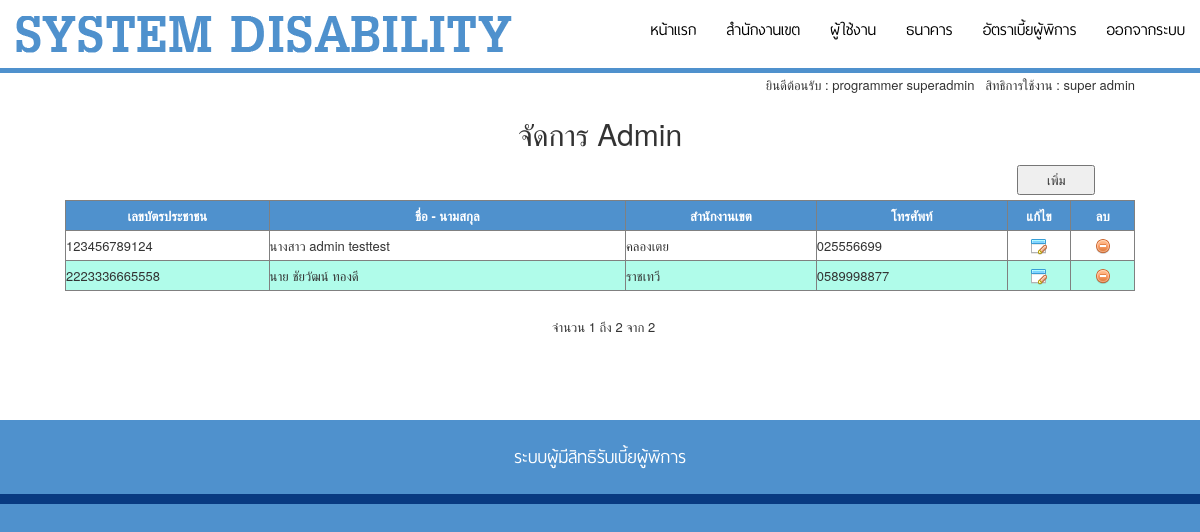
Page /mgr_admin.php (signed in) on the committed database.
### tables this page shows
CREATE TABLE `logonuser` (
  `user_id` int(11) NOT NULL AUTO_INCREMENT,
  `user_id_card` varchar(255) DEFAULT NULL,
  `staff_id` int(255) DEFAULT NULL,
  `user_title` varchar(255) DEFAULT NULL,
  `user_name` varchar(255) DEFAULT NULL,
  `user_surname` varchar(255) DEFAULT NULL,
  `l_id` int(11) DEFAULT NULL,
  `user_tel` varchar(255) DEFAULT NULL,
  `user_email` varchar(255) DEFAULT NULL,
  `user_pass` varchar(255) DEFAULT NULL,
  `user_status` varchar(2) DEFAULT '1',
  PRIMARY KEY (`user_id`)
);

CREATE TABLE `tb_limit` (
  `l_id` int(11) NOT NULL AUTO_INCREMENT,
  `l_code` varchar(255) DEFAULT NULL,
  `l_name` varchar(255) DEFAULT NULL,
  `l_status` varchar(2) DEFAULT '1',
  PRIMARY KEY (`l_id`)
);

### function/connect.php (called while the page is built, shortened)
<?php
$dbname="disabled_db";
?>

### mgr_admin.php (the view, shortened to what this page needs)
<!doctype html>
<html>
<head>
<?php require('inc_header.php'); ?>
</head>
<body style="background-color: #4F91CD">
<div class="container-fluid"  style="background-color: #FFFFFF">
	<?php require('inc_menu.php'); ?>
<table width="100%" border="0" cellspacing="1" cellpadding="1">
  <tbody>
    <tr>
      <td width="50px">&nbsp;</td>
      <td style="text-align: right;">ยินดีต้อนรับ : <?php echo $_SESSION["s_name"]; ?> &nbsp;&nbsp;สิทธิการใช้งาน : <?php echo $_SESSION["s_staff_name"]; ?></td>
      <td width="50px">&nbsp;</td>
    </tr>
    <tr>
      <td>&nbsp;</td>
      <td style="text-align: center;"><h2>จัดการ Admin</h2></td>
      <td>&nbsp;</td>
    </tr>
    <tr>
      <td>&nbsp;</td>
      <td style="height: 40px; text-align: right;">
      	<input type="button" name="btnAdd" value="&nbsp;&nbsp;&nbsp;&nbsp;&nbsp; เพิ่ม &nbsp;&nbsp;&nbsp;&nbsp;&nbsp;" onClick="window.location='add_admin.php?m=add';" />
      </td>
      <td>&nbsp;</td>
    </tr>
    <tr>
      <td>&nbsp;</td>
      <td>
<?php
include ("function/connect.php");
$maxRows_rsmem = 30;
$pageNum_rsmem = 0;
$startRow_rsmem = $pageNum_rsmem * $maxRows_rsmem;
$query_rsmem = "
	SELECT *
	FROM logonuser a, tb_limit b
	WHERE a.l_id = b.l_id and a.staff_id = '2' and a.user_status = '1'
	ORDER BY a.user_id
";
$query_limit_rsmem = sprintf("%s LIMIT %d, %d", $query_rsmem, $startRow_rsmem, $maxRows_rsmem);
$rsmem=mysql_db_query($dbname,$query_limit_rsmem);
$row_rsmem = mysql_fetch_assoc($rsmem);
if (isset($_GET['totalRows_rsmem'])) {
  $totalRows_rsmem = $_GET['totalRows_rsmem'];
} else {
  $all_rsmem = mysql_query($query_rsmem);
  $totalRows_rsmem = mysql_num_rows($all_rsmem);
}
$totalPages_rsmem = ceil($totalRows_rsmem/$maxRows_rsmem)-1;
?>
    <table width="100%" border="1" cellspacing="0" cellpadding="0">
      <tr style="background-color: #4F91CD;color: #FFFFFF;">
        <th width="16%" height="30"><div align="center">เลขบัตรประชาชน</div></th>
        <th width="28%"><div align="center">ชื่อ - นามสกุล</div></th>
        <th width="15%"><div align="center">สำนักงานเขต</div></th>
        <th width="15%"><div align="center">โทรศัพท์</div></th>
		<th width="5%"><div align="center">แก้ไข</div></th>
        <th width="5%"><div align="center">ลบ</div></th>
    </tr>
<?php
$color01 = 0;
$color02 = "";
if ($totalRows_rsmem > 0) {
 	do {
				$y = $color01 % 2;
				if($y==0){ $color02 = "FFFFFF"; }else{ $color02 = "B0FCEA"; }
?>
<tr style="background-color: #<?php echo $color02; ?>;">
        <td height="30"><?php echo $row_rsmem["user_id_card"]; ?></td>
        <td><?php echo $row_rsmem["user_title"].' '.$row_rsmem["user_name"].' '.$row_rsmem["user_surname"]; ?></td>
        <td><?php echo $row_rsmem["l_name"]; ?></td>
        <td ><?php echo $row_rsmem["user_tel"]; ?></td>
        <td>
        	<div align="center">
        		<a href="#">
        			<img src="images/28.png" width="16" height="16" onClick="window.location='add_admin.php?m=edit&id=<?php echo $row_rsmem["user_id"]; ?>';">
        		</a>
        	</div>
        </td>
        <td>
        	<div align="center">
        		<a href="#">
        			<img src="images/12.png" width="16" height="16" onClick="if(confirm('ยืนยันการลบ?')){ window.location='p_add_admin.php?m=delete&id=<?php echo $row_rsmem["user_id"]; ?>'; }">
        		</a>
        	</div>
        </td>
</tr>
<?php
	  	$color01++;
  	} while ($row_rsmem = mysql_fetch_assoc($rsmem)); ?>
<?php }  ?>
    </table>
<br />
<p align="center" class="style16">&nbsp;
      จำนวน <?php echo ($startRow_rsmem + 1) ?> ถึง <?php echo min($startRow_rsmem + $maxRows_rsmem, $totalRows_rsmem) ?> จาก <?php echo $totalRows_rsmem ?></p>
<table border="0" width="50%" align="center">
      <tr>
        <td width="23%" height="47" align="center"><?php if ($pageNum_rsmem > 0) {  ?>
          <?php }  ?>        </td>
          <td width="31%" align="center"><?php if ($pageNum_rsmem > 0) {  ?>
            <?php }  ?>        </td>
          <td width="23%" align="center"><?php if ($pageNum_rsmem < $totalPages_rsmem) {  ?>
            <?php }  ?>        </td>
          <td width="23%" align="center"><?php if ($pageNum_rsmem < $totalPages_rsmem) {  ?>
            <?php }  ?>        </td>
        </tr>
</table>
      </td>
      <td>&nbsp;</td>
    </tr>
    <tr>
      <td>&nbsp;</td>
      <td>&nbsp;</td>
      <td>&nbsp;</td>
    </tr>
  </tbody>
</table>
</div>
<?php require('inc_footer.php'); ?>
</body>
</html>

### css/layout.css (style rules this page uses)
* { outline:none; }
body, html { font-family:"Helvetica Neue", Helvetica, Arial; font-size:13px; line-height:24px; }

### rows in the picture
logonuser: user_id_card "123456789124", user_title "นางสาว", user_name "admin", user_surname "testtest", tb_limit.l_name "คลองเตย", user_tel "025556699"
logonuser: user_id_card "2223336665558", user_title "นาย", user_name "ชัยวัฒน์", user_surname "ทองดี", tb_limit.l_name "ราชเทวี", user_tel "0589998877"

### other values in the picture
$_SESSION["s_name"] "programmer superadmin"
$_SESSION["s_staff_name"] "super admin"
$startRow_rsmem + 1 "1"
min($startRow_rsmem + $maxRows_rsmem, $totalRows_rsmem) "2"
$totalRows_rsmem "2"
